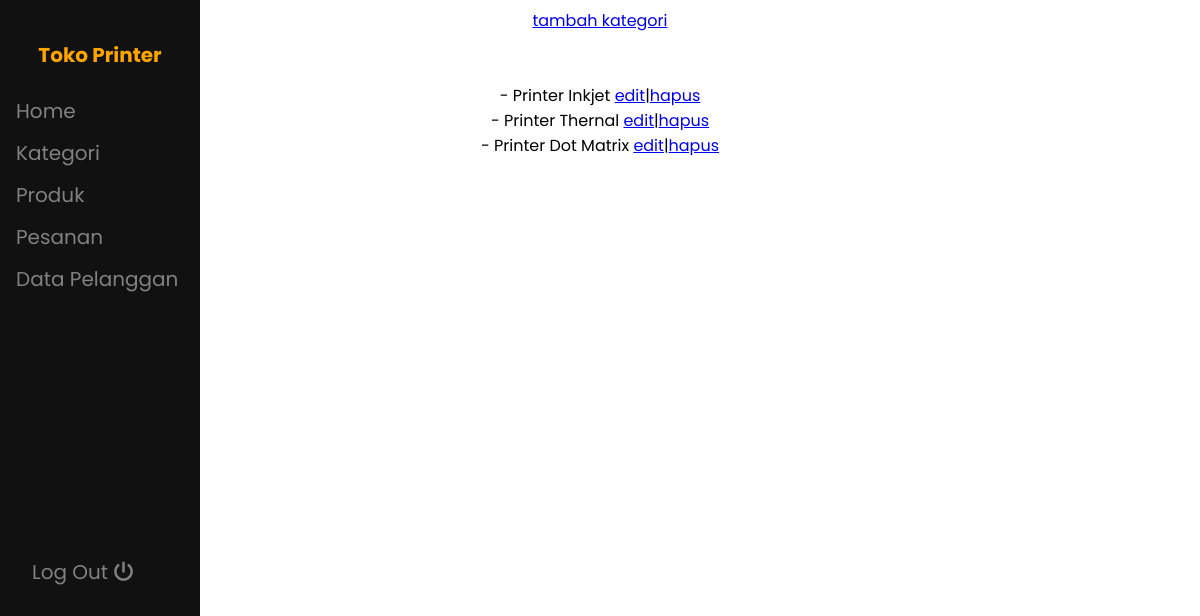
Screenshot of /admin/kategori.php (signed in) with the database file from the repository.
### tables this page shows
CREATE TABLE `categories` (
  `id` int(11) NOT NULL,
  `name` varchar(64) NOT NULL
);

### admin/kategori.php (the view, shortened to what this page needs)
<?php
require '../koneksi.php';
$categories = mysqli_query($conn, "SELECT * FROM categories");
?>
<html>
    <head>
    </head>
    <body>
        <?php include '../layout/sidebar.php'; ?>
        <div style="text-align:center">
            <a href="tambah_kategori.php">tambah kategori</a>
            <br>
            <br>
            <br>
            <?php foreach($categories as $category): ?>
                <div>
                    - <?= $category['name'] ?> <a href="edit_kategori.php?id=<?= $category['id'] ?>">edit</a>|<a href="hapus_kategori.php?id=<?= $category['id'] ?>">hapus</a>
                </div>
            <?php endforeach; ?>
        </div>
    </body>
</html>

### style/style.css (style rules this page uses)
* { font-family: 'Poppins'; }

### rows the page displays
categories: name "Printer Inkjet"
categories: name "Printer Thernal"
categories: name "Printer Dot Matrix"
